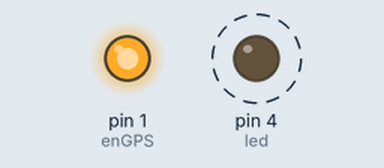
Bench run of a sketch on a simulated Arduino Uno, built with avr-gcc and run on an emulated ATmega328P. Shown: output pins drawn as LEDs (lit = HIGH). Dashed ring = blinking.

Above: at 11.5 s.
Timing chart, 0 to 14.1 s (numbered marks = the images above):
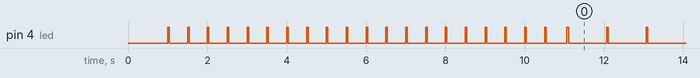

The sketch:

battery_test_constant.ino
```cpp
#include<SoftwareSerial.h>

// turn on the GPS in powersave mode.
// blink once per second forever.
// doesn't stop for daytime, doesn't read in the GPS.

// LED controller
#define led 4

// GPS Setup
#define enGPS 1
#define inGPS 2
#define rxGPS 0
#define txGPS 3

SoftwareSerial serialGPS = SoftwareSerial(rxGPS, txGPS);

uint8_t setupPSM[] = { 0xB5, 0x62, 0x06, 0x3B, 0x2C, 0x00, 0x01, 0x06, 0x00, 0x00, 0x00, 0x80, 0x02, 0x01, 0x10, 0x27, 0x00, 0x00, 0x10, 0x27, 0x00, 0x00, 0x00, 0x00, 0x00, 0x00, 0x00, 0x00, 0x00, 0x00, 0x2C, 0x01, 0x00, 0x00, 0x4F, 0xC1, 0x03, 0x00, 0x87, 0x02, 0x00, 0x00, 0xFF, 0x00, 0x00, 0x00, 0x64, 0x40, 0x01, 0x00, 0xD2, 0xEA } ;

uint8_t activatePSM[] = { 0xB5, 0x62, 0x06, 0x11, 0x02, 0x00, 0x08, 0x01, 0x22, 0x92 } ;

void setup() {
  // initialize the digital pin as an output.
  pinMode(led, OUTPUT);
  pinMode(rxGPS, INPUT);
  pinMode(txGPS, OUTPUT);
  pinMode(enGPS, OUTPUT);
  pinMode(inGPS, INPUT);

  //digitalWrite(enGPS, HIGH);
  digitalWrite(enGPS, LOW);

  serialGPS.begin(9600);

  delay(1000);

  digitalWrite(enGPS, HIGH);

  int i = 0;
  while ( i < 20 ) {
    digitalWrite(led, HIGH);   // turn the LED on (HIGH is the voltage level)
    delay(40);
    digitalWrite(led, LOW);    // turn the LED off by making the voltage LOW
    delay(460);
    i++;
  }

  setupPowerSaveMode();
}

// the loop routine runs over and over again forever:
void loop() {
  // blink the LED for 40 us every second
  digitalWrite(led, HIGH);   // turn the LED on (HIGH is the voltage level)
  delay(40);
  digitalWrite(led, LOW);    // turn the LED off by making the voltage LOW
  delay(960);
}

// Send a byte array of UBX protocol to the GPS
void sendUBX(uint8_t *MSG, uint8_t len) {
  for(int i=0; i<len; i++) {
    serialGPS.write(MSG[i]);
  }
}

void setupPowerSaveMode() {
  sendUBX( setupPSM, 52 );
  sendUBX( activatePSM, 10 );
}
```

Measured:
- by itself, pin 4 (led): goes 20 × (LOW 0.46 s, HIGH 0.04 s), 118 × (LOW 0.96 s, HIGH 0.04 s), then LOW
